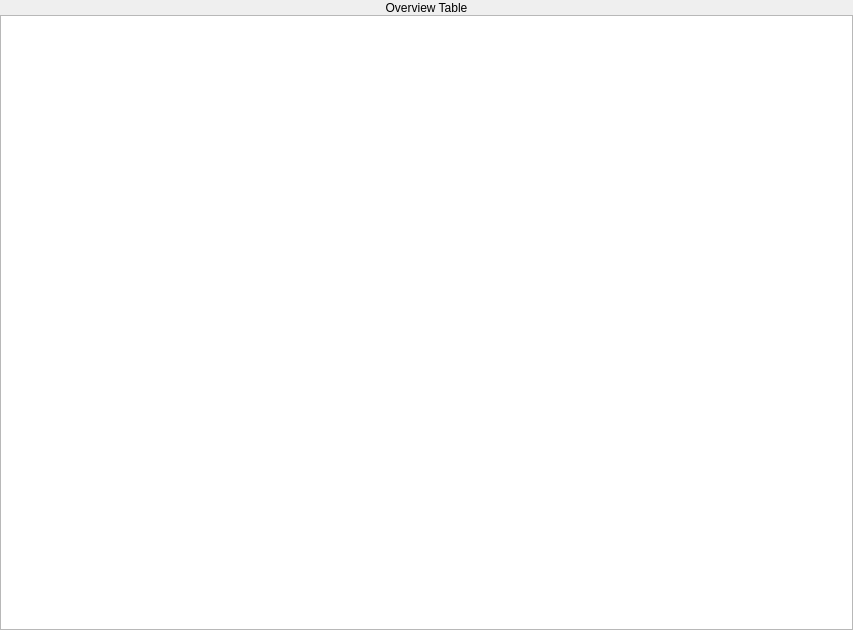
<?xml version="1.0" encoding="UTF-8"?>
<ui version="4.0">
 <class>C_SdNdeCoOverviewWidget</class>
 <widget class="QWidget" name="C_SdNdeCoOverviewWidget">
  <property name="geometry">
   <rect>
    <x>0</x>
    <y>0</y>
    <width>853</width>
    <height>630</height>
   </rect>
  </property>
  <property name="windowTitle">
   <string>C_SdNdeCoOverviewWidget</string>
  </property>
  <layout class="QVBoxLayout" name="verticalLayout">
   <property name="spacing">
    <number>0</number>
   </property>
   <property name="leftMargin">
    <number>0</number>
   </property>
   <property name="topMargin">
    <number>0</number>
   </property>
   <property name="rightMargin">
    <number>0</number>
   </property>
   <property name="bottomMargin">
    <number>0</number>
   </property>
   <item>
    <layout class="QVBoxLayout" name="verticalLayoutCoTableOverview" stretch="0,0,1,0">
     <property name="spacing">
      <number>0</number>
     </property>
     <item>
      <spacer name="verticalSpacer">
       <property name="orientation">
        <enum>Qt::Vertical</enum>
       </property>
       <property name="sizeType">
        <enum>QSizePolicy::Expanding</enum>
       </property>
       <property name="sizeHint" stdset="0">
        <size>
         <width>20</width>
         <height>1</height>
        </size>
       </property>
      </spacer>
     </item>
     <item>
      <widget class="stw::opensyde_gui_elements::C_OgeLabToolTipBase" name="pc_LabelNoChannels">
       <property name="styleRole" stdset="0">
        <string>group-item</string>
       </property>
       <property name="text">
        <string>Overview Table</string>
       </property>
       <property name="alignment">
        <set>Qt::AlignCenter</set>
       </property>
      </widget>
     </item>
     <item>
      <widget class="stw::opensyde_gui::C_SdNdeCoOverviewTableView" name="pc_TableView"/>
     </item>
     <item>
      <spacer name="pc_VerticalSpacerBottom">
       <property name="orientation">
        <enum>Qt::Vertical</enum>
       </property>
       <property name="sizeType">
        <enum>QSizePolicy::Fixed</enum>
       </property>
       <property name="sizeHint" stdset="0">
        <size>
         <width>0</width>
         <height>0</height>
        </size>
       </property>
      </spacer>
     </item>
    </layout>
   </item>
  </layout>
 </widget>
 <customwidgets>
  <customwidget>
   <class>stw::opensyde_gui_elements::C_OgeLabToolTipBase</class>
   <extends>QLabel</extends>
   <header>C_OgeLabToolTipBase.hpp</header>
  </customwidget>
  <customwidget>
   <class>stw::opensyde_gui::C_SdNdeCoOverviewTableView</class>
   <extends>QTableWidget</extends>
   <header>C_SdNdeCoOverviewTableView.hpp</header>
  </customwidget>
 </customwidgets>
 <resources/>
 <connections/>
</ui>
